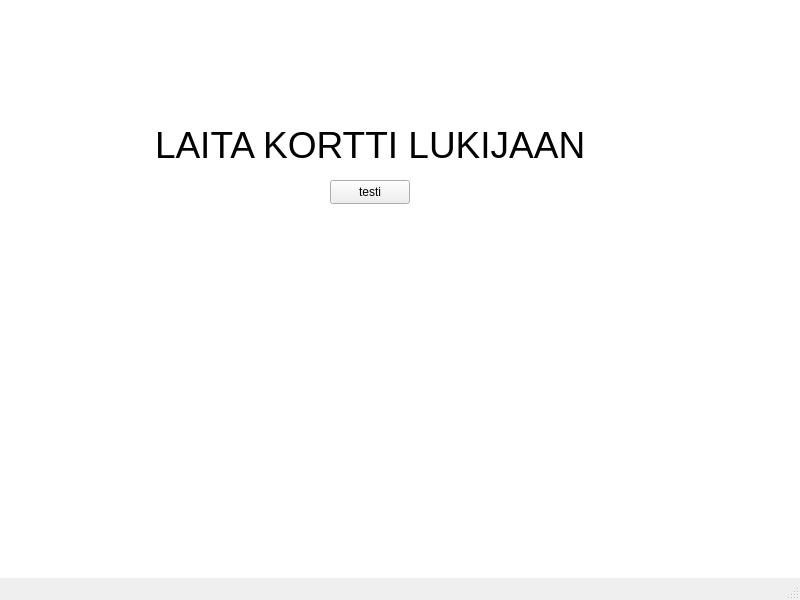
<?xml version="1.0" encoding="UTF-8"?>
<ui version="4.0">
 <class>MainWindow</class>
 <widget class="QMainWindow" name="MainWindow">
  <property name="geometry">
   <rect>
    <x>0</x>
    <y>0</y>
    <width>800</width>
    <height>600</height>
   </rect>
  </property>
  <property name="windowTitle">
   <string>MainWindow</string>
  </property>
  <widget class="QWidget" name="centralwidget">
   <widget class="QTextBrowser" name="textBrowser">
    <property name="geometry">
     <rect>
      <x>-10</x>
      <y>-10</y>
      <width>851</width>
      <height>591</height>
     </rect>
    </property>
    <property name="html">
     <string>&lt;!DOCTYPE HTML PUBLIC &quot;-//W3C//DTD HTML 4.0//EN&quot; &quot;http://www.w3.org/TR/REC-html40/strict.dtd&quot;&gt;
&lt;html&gt;&lt;head&gt;&lt;meta name=&quot;qrichtext&quot; content=&quot;1&quot; /&gt;&lt;meta charset=&quot;utf-8&quot; /&gt;&lt;style type=&quot;text/css&quot;&gt;
p, li { white-space: pre-wrap; }
&lt;/style&gt;&lt;/head&gt;&lt;body style=&quot; font-family:'Segoe UI'; font-size:9pt; font-weight:400; font-style:normal;&quot;&gt;
&lt;p style=&quot; margin-top:0px; margin-bottom:0px; margin-left:0px; margin-right:0px; -qt-block-indent:0; text-indent:0px;&quot;&gt;&lt;span style=&quot; font-family:'MS Shell Dlg 2'; font-size:28pt;&quot;&gt;	&lt;/span&gt;&lt;/p&gt;
&lt;p style=&quot; margin-top:0px; margin-bottom:0px; margin-left:0px; margin-right:0px; -qt-block-indent:0; text-indent:0px;&quot;&gt;&lt;span style=&quot; font-family:'MS Shell Dlg 2'; font-size:28pt;&quot;&gt;	&lt;/span&gt;&lt;/p&gt;
&lt;p style=&quot; margin-top:0px; margin-bottom:0px; margin-left:0px; margin-right:0px; -qt-block-indent:0; text-indent:0px;&quot;&gt;&lt;span style=&quot; font-family:'MS Shell Dlg 2'; font-size:28pt;&quot;&gt;	&lt;/span&gt;&lt;/p&gt;
&lt;p style=&quot; margin-top:0px; margin-bottom:0px; margin-left:0px; margin-right:0px; -qt-block-indent:0; text-indent:0px;&quot;&gt;&lt;span style=&quot; font-family:'MS Shell Dlg 2'; font-size:28pt;&quot;&gt;		LAITA KORTTI LUKIJAAN&lt;/span&gt;&lt;/p&gt;&lt;/body&gt;&lt;/html&gt;</string>
    </property>
   </widget>
   <widget class="QPushButton" name="pushButton">
    <property name="geometry">
     <rect>
      <x>330</x>
      <y>180</y>
      <width>80</width>
      <height>24</height>
     </rect>
    </property>
    <property name="text">
     <string>testi</string>
    </property>
   </widget>
  </widget>
  <widget class="QMenuBar" name="menubar">
   <property name="geometry">
    <rect>
     <x>0</x>
     <y>0</y>
     <width>800</width>
     <height>21</height>
    </rect>
   </property>
  </widget>
  <widget class="QStatusBar" name="statusbar"/>
 </widget>
 <resources/>
 <connections/>
</ui>
